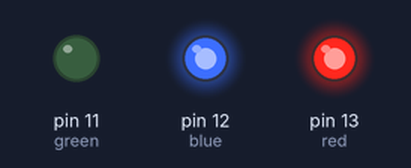
The sketch below on a simulated Arduino Uno, built with avr-gcc and run on an emulated ATmega328P. Shown: output pins drawn as LEDs (lit = HIGH).

Above: at 0.05 s.
Timing chart, 0 to 3.0 s (numbered marks = the images above):
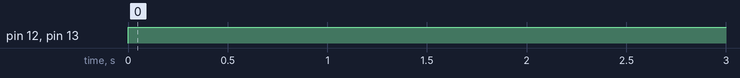

Measured:
- by itself, pin 12 (blue), pin 13 (red): LOW → HIGH at 0.00 s

The sketch:

GRB_LIGHT_ON-OFF.ino
```cpp
// C++ code
//GRB LIGHT ON-OFF
 int green=11;
 int red =13;
 int blue =12;
void setup()
{
  pinMode(green,OUTPUT);
  pinMode(red,OUTPUT);
  pinMode(blue,OUTPUT);
}

void loop()
{
  //grbblink();
  //yellowblink();
   pinkblink();
}
void grbblink()
{
  digitalWrite(green,HIGH);
  delay(1000);
  digitalWrite(green,LOW);
  delay(1000);
  digitalWrite(red,HIGH);
  delay(1000);
  digitalWrite(red,LOW);
  delay(1000);
  digitalWrite(blue,HIGH);
  delay(1000);
  digitalWrite(blue,LOW);
  delay(1000);
}
void yellowblink(){
  digitalWrite(green,HIGH);
  digitalWrite(red,HIGH);
  delay(1000);
  digitalWrite(green,LOW);
  digitalWrite(red,LOW);

}
void pinkblink(){
  digitalWrite(blue,HIGH);
  digitalWrite(red,HIGH);
  delay(1000);
  digitalWrite(blue,LOW);
  digitalWrite(red,LOW);
}
  
```
